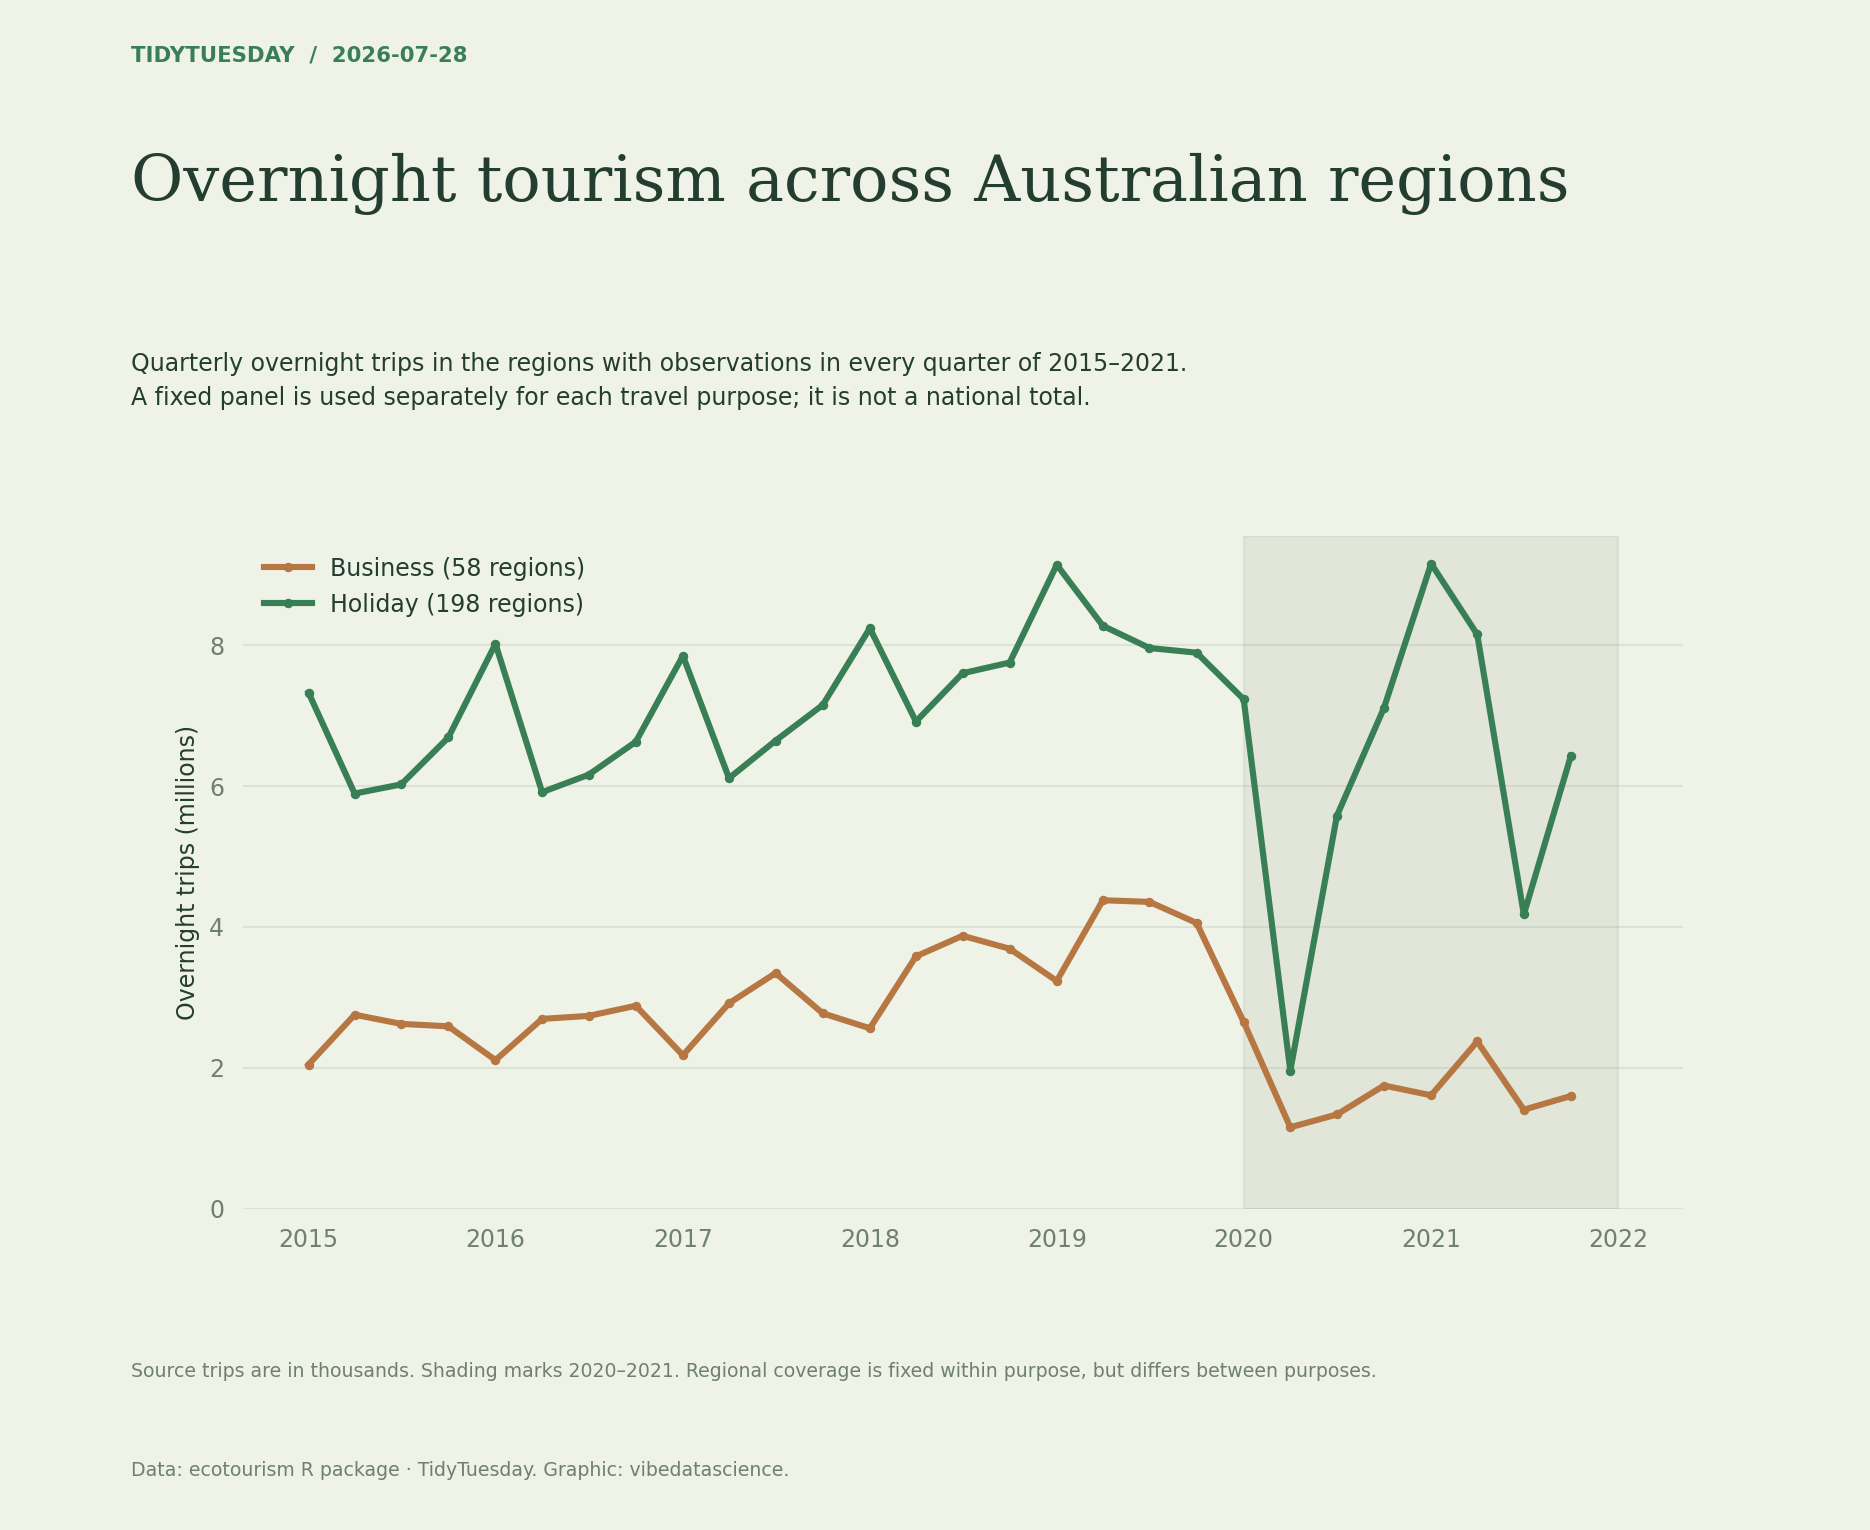

Source code (Python):
"""TidyTuesday 2026-07-28: Overnight tourism across Australian regions. Reproduce the chart from the bundled source data."""
from pathlib import Path
import textwrap
import re
from collections import Counter
import numpy as np
import pandas as pd
import matplotlib
matplotlib.use('Agg')
import matplotlib.pyplot as plt
import matplotlib.dates as mdates
from matplotlib.ticker import FuncFormatter, MaxNLocator
from matplotlib.colors import LinearSegmentedColormap, Normalize
from matplotlib.patches import Patch

HERE = Path(__file__).resolve().parent
PAPER, INK, MUTED, ACCENT, SECOND = ('#eff2e6', '#233e30', '#6f806f', '#397f55', '#b67742')
plt.rcParams.update({'font.family':'DejaVu Sans', 'font.size':10, 'text.color':INK,
 'axes.labelcolor':INK, 'xtick.color':MUTED, 'ytick.color':MUTED,
 'axes.edgecolor':MUTED, 'savefig.facecolor':PAPER})

def read(name):
    data = pd.read_csv(HERE / 'data' / (name + '.csv.gz'), low_memory=False)
    assert len(data), 'Empty source data'
    return data

def figure(subtitle, height=9):
    fig = plt.figure(figsize=(11,height), facecolor=PAPER)
    fig.text(.07,.96,'TIDYTUESDAY  /  2026-07-28',fontsize=9,color=ACCENT,weight='bold')
    fig.text(.07,.90,textwrap.fill('Overnight tourism across Australian regions',48),fontsize=27,fontfamily='DejaVu Serif',va='top',linespacing=1.14)
    fig.text(.07,.77,subtitle,fontsize=10,va='top',linespacing=1.55)
    fig.text(.07,.035,textwrap.fill('Data: ecotourism R package · TidyTuesday. Graphic: vibedatascience.',110),fontsize=8,color=MUTED,linespacing=1.5)
    return fig

def axis(fig, rect=(.24,.18,.69,.49), grid='x'):
    ax=fig.add_axes(rect,facecolor=PAPER)
    for spine in ax.spines.values():spine.set_visible(False)
    ax.tick_params(length=0,pad=8)
    if grid:ax.grid(axis=grid,color=MUTED,alpha=.16,linewidth=.7)
    ax.set_axisbelow(True)
    return ax

def save(fig):
    fig.savefig(HERE / '20260728.png',dpi=170)
    plt.close(fig)
    print('2026-07-28: saved 20260728.png')

df=read('tourism');keys=['region_id','year','quarter','purpose'];assert not df.duplicated(keys).any()
# Compare the same regional panel over every complete-year quarter, avoiding changing coverage.
d=df[df.year.between(2015,2021)].copy();periods=28
eligible=d.groupby(['region_id','purpose']).size();eligible=eligible[eligible==periods].index
parts=[]
for purpose in ['Business','Holiday']:
 ids=[r for r,p in eligible if p==purpose];g=d[(d.purpose==purpose)&d.region_id.isin(ids)].copy();g['date']=pd.to_datetime(g.year.astype(str)+'-'+((g.quarter-1)*3+1).astype(str)+'-01')
 s=g.groupby('date').trips.sum()/1000;parts.append((purpose,s,len(ids)))
assert all(n>0 for _,_,n in parts)
fig=figure('Quarterly overnight trips in the regions with observations in every quarter of 2015–2021.\nA fixed panel is used separately for each travel purpose; it is not a national total.',9)
ax=axis(fig,(.13,.21,.77,.44),grid='y');ax.axvspan(pd.Timestamp('2020-01-01'),pd.Timestamp('2021-12-31'),color=MUTED,alpha=.10)
for (name,s,n),color in zip(parts,[SECOND,ACCENT]):ax.plot(s.index,s,color=color,lw=2.6,marker='o',ms=3,label=f'{name} ({n} regions)')
ax.set_ylim(bottom=0);ax.set_ylabel('Overnight trips (millions)');ax.xaxis.set_major_locator(mdates.YearLocator());ax.xaxis.set_major_formatter(mdates.DateFormatter('%Y'));ax.legend(frameon=False)
fig.text(.07,.10,'Source trips are in thousands. Shading marks 2020–2021. Regional coverage is fixed within purpose, but differs between purposes.',fontsize=8,color=MUTED)
save(fig)
